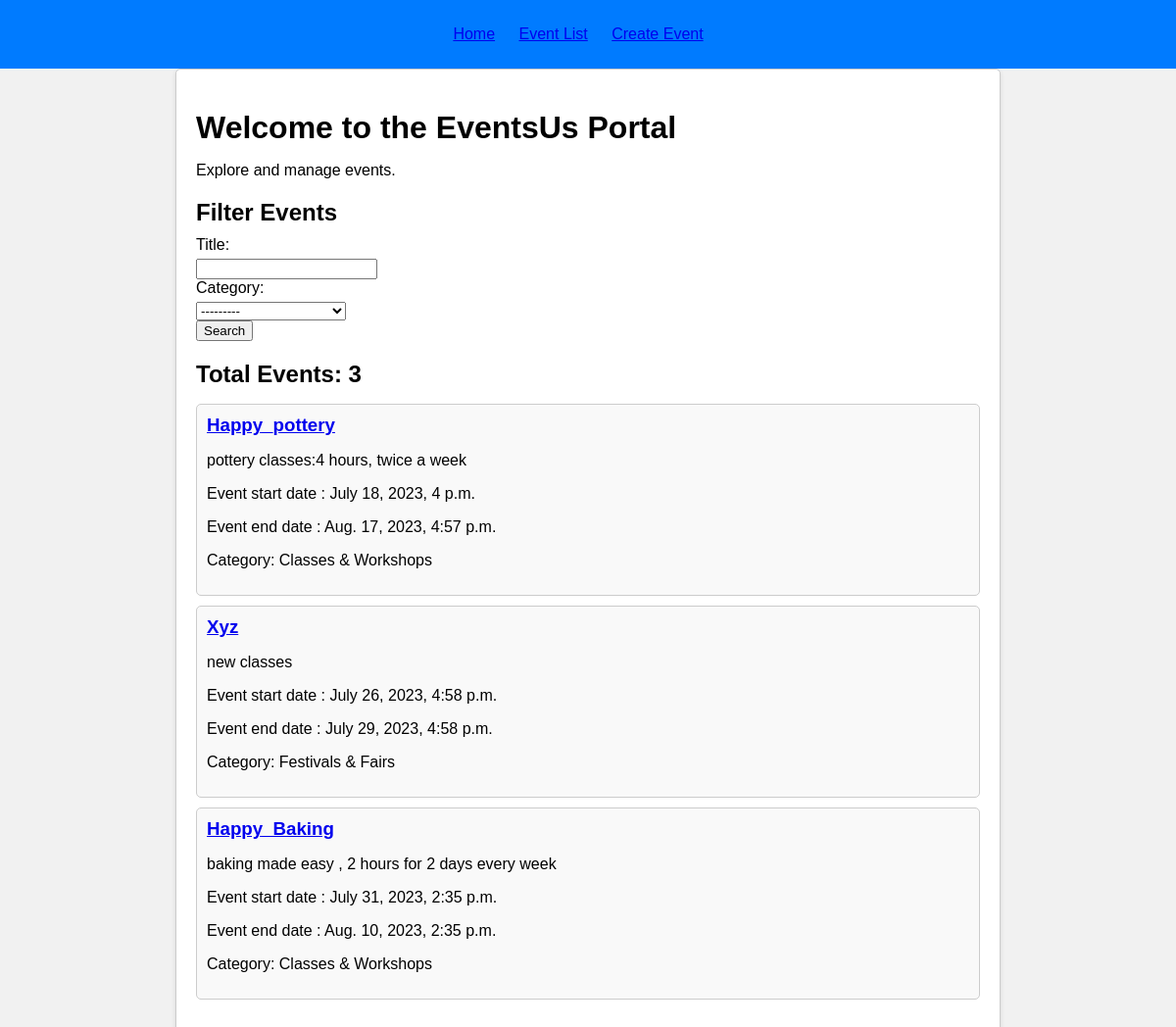
The app's page /, older data.
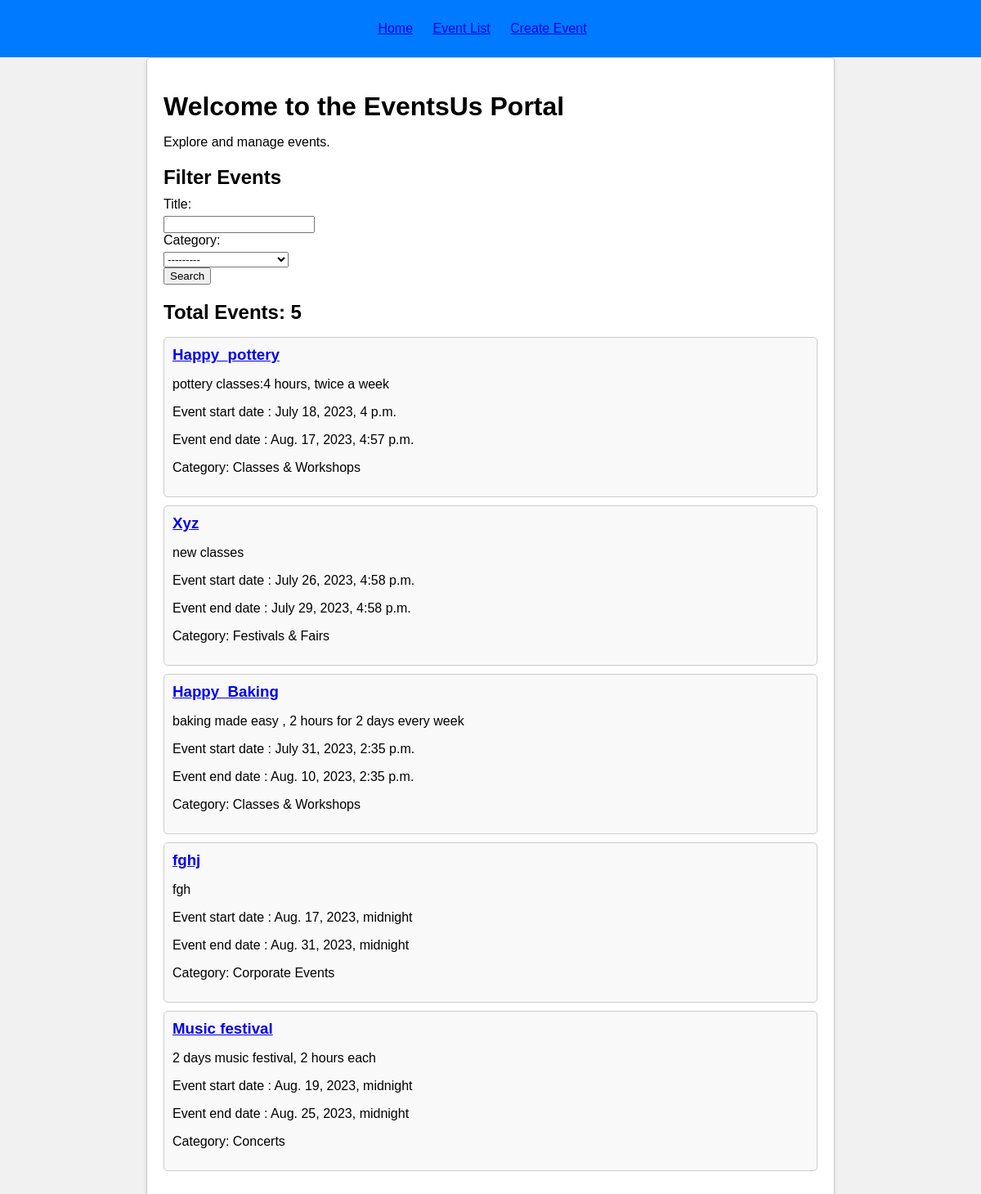
The same page, newer data.
### home/models.py (models this page shows, shortened)
class Event(models.Model):
    CATEGORY_CHOICES = (
        ('Concerts', 'Concerts'),
        ('Classes & Workshops', 'Classes & Workshops'),
        ('Corporate Events', 'Corporate Events'),
        ('Festivals & Fairs', 'Festivals & Fairs'),
    )
    title = models.CharField(max_length=200, null=True, blank=True)
    description = models.TextField(max_length=200, null=True)
    category = models.CharField(max_length=20, choices=CATEGORY_CHOICES,null=True)
    price= models.IntegerField( null=True)
    start_date = models.DateTimeField(null= True)
    end_date = models.DateTimeField(null=True)

### home/views.py (the view)
# urls.py: 2. Add a URL to urlpatterns:  path('', views.home, name='home')
def home(request):
    events= Event.objects.all()
    total_events= events.count()
    upcoming_events = Event.objects.filter(start_date__gte=timezone.now())
    past_events = Event.objects.filter(end_date__lt=timezone.now())
    upcoming_count= upcoming_events.count()
    past_count= past_events.count()
    myFilter=EventFilter(request.GET, queryset=events)
    events= myFilter.qs
    return render(request,'home/dashboard.html', {'upcoming_events': upcoming_events, 'past_events': past_events, 'upcoming_count':upcoming_count, 'past_count':past_count, 'events':events, 'total_events': total_events, 'myFilter':myFilter})

### home/templates/home/dashboard.html (shortened to what this page needs)
{% load static %}
<!DOCTYPE html>
<html>
<head>
</head>
<body>
    <header>
        <nav>
            <ul>
                <li><a href="{% url 'home' %}">Home</a></li>
                <li><a href="{% url 'event_list' %}">Event List</a></li>
                <li><a href="{% url 'create_event' %}">Create Event</a></li>
            </ul>
        </nav>
    </header>
    <div class="container">
        <h1>Welcome to the EventsUs Portal</h1>
        <p>Explore and manage events.</p>
        <div class="filter-section">
            <h2>Filter Events</h2>
            <form method="get">
                {{myFilter.form}}
                <br>
            <button type="submit">Search</button>
            </form>
        </div>
        <div class="event-list">
            <h2>Total Events: {{ total_events }}</h2>
            <ul>
                {% for event in events %}
                <li>
                    <h3><a href="{% url 'event_detail' event.id %}">{{ event.title }}</a></h3>
                    <p>{{ event.description }}</p>
                    <p>Event start date : {{ event.start_date }}</p>
                    <p>Event end date : {{ event.end_date }}</p>
                    <p>Category: {{ event.category }}</p>
                </li>
                {% endfor %}
            </ul>
        </div>
    </div>
</body>
</html>

Row changes from the older to the newer data that the page shows:
added Event: title "fghj", description "fgh", start_date "Aug. 17, 2023, midnight", end_date "Aug. 31, 2023, midnight", category "Corporate Events"
added Event: title "Music festival", description "2 days music festival, 2 hours each", start_date "Aug. 19, 2023, midnight", end_date "Aug. 25, 2023, midnight", category "Concerts"
Text that changed along with them:
{{ total_events }}: "3" → "5"
